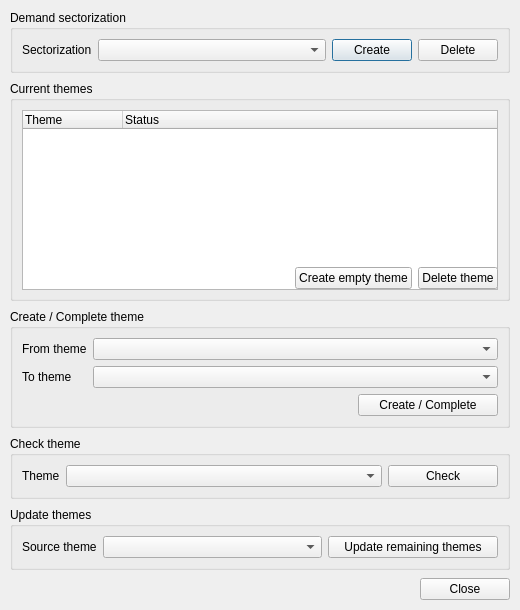
<?xml version="1.0" encoding="UTF-8"?>
<ui version="4.0">
 <class>Dialog</class>
 <widget class="QDialog" name="Dialog">
  <property name="geometry">
   <rect>
    <x>0</x>
    <y>0</y>
    <width>520</width>
    <height>610</height>
   </rect>
  </property>
  <property name="minimumSize">
   <size>
    <width>520</width>
    <height>610</height>
   </size>
  </property>
  <property name="windowTitle">
   <string>QGISRed: Demand Sector Builder</string>
  </property>
  <layout class="QGridLayout" name="rootLayout">
   <property name="leftMargin">
    <number>10</number>
   </property>
   <property name="topMargin">
    <number>10</number>
   </property>
   <property name="rightMargin">
    <number>10</number>
   </property>
   <property name="bottomMargin">
    <number>10</number>
   </property>
   <property name="horizontalSpacing">
    <number>6</number>
   </property>
   <property name="verticalSpacing">
    <number>8</number>
   </property>
   <item row="0" column="0">
    <layout class="QVBoxLayout" name="verticalLayout">
     <property name="spacing">
      <number>8</number>
     </property>
     <item>
      <widget class="QGroupBox" name="gbSectorization">
       <property name="title">
        <string>Demand sectorization</string>
       </property>
       <layout class="QGridLayout" name="sectorizationGrid">
        <property name="horizontalSpacing">
         <number>6</number>
        </property>
        <property name="verticalSpacing">
         <number>6</number>
        </property>
        <item row="0" column="0">
         <widget class="QLabel" name="lblSectorization">
          <property name="text">
           <string>Sectorization</string>
          </property>
          <property name="buddy">
           <cstring>cbSectorization</cstring>
          </property>
         </widget>
        </item>
        <item row="0" column="1">
         <widget class="QComboBox" name="cbSectorization">
          <property name="sizePolicy">
           <sizepolicy hsizetype="Expanding" vsizetype="Fixed">
            <horstretch>1</horstretch>
            <verstretch>0</verstretch>
           </sizepolicy>
          </property>
          <property name="editable">
           <bool>false</bool>
          </property>
         </widget>
        </item>
        <item row="0" column="2">
         <widget class="QPushButton" name="btCreateSectorization">
          <property name="minimumSize">
           <size>
            <width>78</width>
            <height>0</height>
           </size>
          </property>
          <property name="text">
           <string>Create</string>
          </property>
         </widget>
        </item>
        <item row="0" column="3">
         <widget class="QPushButton" name="btDeleteSectorization">
          <property name="minimumSize">
           <size>
            <width>78</width>
            <height>0</height>
           </size>
          </property>
          <property name="text">
           <string>Delete</string>
          </property>
         </widget>
        </item>
       </layout>
      </widget>
     </item>
     <item>
      <widget class="QGroupBox" name="gbCurrentThemes">
       <property name="title">
        <string>Current themes</string>
       </property>
       <layout class="QVBoxLayout" name="currentThemesLayout">
        <property name="spacing">
         <number>6</number>
        </property>
        <item>
         <widget class="QTreeWidget" name="twCurrentThemes">
          <property name="minimumSize">
           <size>
            <width>0</width>
            <height>180</height>
           </size>
          </property>
          <property name="alternatingRowColors">
           <bool>true</bool>
          </property>
          <property name="rootIsDecorated">
           <bool>false</bool>
          </property>
          <property name="uniformRowHeights">
           <bool>true</bool>
          </property>
          <property name="itemsExpandable">
           <bool>false</bool>
          </property>
          <property name="sortingEnabled">
           <bool>false</bool>
          </property>
          <property name="allColumnsShowFocus">
           <bool>true</bool>
          </property>
          <column>
           <property name="text">
            <string>Theme</string>
           </property>
          </column>
          <column>
           <property name="text">
            <string>Status</string>
           </property>
          </column>
         </widget>
        </item>
        <item>
         <layout class="QHBoxLayout" name="themeActionsLayout">
          <item>
           <spacer name="themeActionsSpacer">
            <property name="orientation">
             <enum>Qt::Horizontal</enum>
            </property>
            <property name="sizeHint" stdset="0">
             <size>
              <width>40</width>
              <height>20</height>
             </size>
            </property>
           </spacer>
          </item>
          <item>
           <widget class="QPushButton" name="btCreateTheme">
            <property name="text">
             <string>Create empty theme</string>
            </property>
           </widget>
          </item>
          <item>
           <widget class="QPushButton" name="btDeleteTheme">
            <property name="text">
             <string>Delete theme</string>
            </property>
           </widget>
          </item>
         </layout>
        </item>
       </layout>
      </widget>
     </item>
     <item>
      <widget class="QGroupBox" name="gbCreateComplete">
       <property name="title">
        <string>Create / Complete theme</string>
       </property>
       <layout class="QGridLayout" name="createCompleteGrid">
        <property name="horizontalSpacing">
         <number>6</number>
        </property>
        <property name="verticalSpacing">
         <number>6</number>
        </property>
        <item row="0" column="0">
         <widget class="QLabel" name="lblFromTheme">
          <property name="text">
           <string>From theme</string>
          </property>
          <property name="buddy">
           <cstring>cbFromTheme</cstring>
          </property>
         </widget>
        </item>
        <item row="0" column="1">
         <widget class="QComboBox" name="cbFromTheme">
          <property name="sizePolicy">
           <sizepolicy hsizetype="Expanding" vsizetype="Fixed">
            <horstretch>1</horstretch>
            <verstretch>0</verstretch>
           </sizepolicy>
          </property>
         </widget>
        </item>
        <item row="1" column="0">
         <widget class="QLabel" name="lblToTheme">
          <property name="text">
           <string>To theme</string>
          </property>
          <property name="buddy">
           <cstring>cbToTheme</cstring>
          </property>
         </widget>
        </item>
        <item row="1" column="1">
         <widget class="QComboBox" name="cbToTheme">
          <property name="sizePolicy">
           <sizepolicy hsizetype="Expanding" vsizetype="Fixed">
            <horstretch>1</horstretch>
            <verstretch>0</verstretch>
           </sizepolicy>
          </property>
         </widget>
        </item>
        <item row="2" column="0" colspan="2">
         <layout class="QHBoxLayout" name="createCompleteButtonLayout">
          <item>
           <spacer name="createCompleteSpacer">
            <property name="orientation">
             <enum>Qt::Horizontal</enum>
            </property>
            <property name="sizeHint" stdset="0">
             <size>
              <width>40</width>
              <height>20</height>
             </size>
            </property>
           </spacer>
          </item>
          <item>
           <widget class="QPushButton" name="btCreateComplete">
            <property name="minimumSize">
             <size>
              <width>140</width>
              <height>0</height>
             </size>
            </property>
            <property name="text">
             <string>Create / Complete</string>
            </property>
           </widget>
          </item>
         </layout>
        </item>
       </layout>
      </widget>
     </item>
     <item>
      <widget class="QGroupBox" name="gbCheckTheme">
       <property name="title">
        <string>Check theme</string>
       </property>
       <layout class="QGridLayout" name="checkThemeGrid">
        <property name="horizontalSpacing">
         <number>6</number>
        </property>
        <property name="verticalSpacing">
         <number>6</number>
        </property>
        <item row="0" column="0">
         <widget class="QLabel" name="lblCheckTheme">
          <property name="text">
           <string>Theme</string>
          </property>
          <property name="buddy">
           <cstring>cbCheckTheme</cstring>
          </property>
         </widget>
        </item>
        <item row="0" column="1">
         <widget class="QComboBox" name="cbCheckTheme">
          <property name="sizePolicy">
           <sizepolicy hsizetype="Expanding" vsizetype="Fixed">
            <horstretch>1</horstretch>
            <verstretch>0</verstretch>
           </sizepolicy>
          </property>
         </widget>
        </item>
        <item row="0" column="2">
         <widget class="QPushButton" name="btCheckTheme">
          <property name="minimumSize">
           <size>
            <width>110</width>
            <height>0</height>
           </size>
          </property>
          <property name="text">
           <string>Check</string>
          </property>
         </widget>
        </item>
       </layout>
      </widget>
     </item>
     <item>
      <widget class="QGroupBox" name="gbUpdateThemes">
       <property name="title">
        <string>Update themes</string>
       </property>
       <layout class="QGridLayout" name="updateThemesGrid">
        <property name="horizontalSpacing">
         <number>6</number>
        </property>
        <property name="verticalSpacing">
         <number>6</number>
        </property>
        <item row="0" column="0">
         <widget class="QLabel" name="lblSourceTheme">
          <property name="text">
           <string>Source theme</string>
          </property>
          <property name="buddy">
           <cstring>cbSourceTheme</cstring>
          </property>
         </widget>
        </item>
        <item row="0" column="1">
         <widget class="QComboBox" name="cbSourceTheme">
          <property name="sizePolicy">
           <sizepolicy hsizetype="Expanding" vsizetype="Fixed">
            <horstretch>1</horstretch>
            <verstretch>0</verstretch>
           </sizepolicy>
          </property>
         </widget>
        </item>
        <item row="0" column="2">
         <widget class="QPushButton" name="btUpdateThemes">
          <property name="minimumSize">
           <size>
            <width>170</width>
            <height>0</height>
           </size>
          </property>
          <property name="text">
           <string>Update remaining themes</string>
          </property>
         </widget>
        </item>
       </layout>
      </widget>
     </item>
     <item>
      <spacer name="verticalSpacer">
       <property name="orientation">
        <enum>Qt::Vertical</enum>
       </property>
       <property name="sizeHint" stdset="0">
        <size>
         <width>20</width>
         <height>10</height>
        </size>
       </property>
      </spacer>
     </item>
     <item>
      <layout class="QHBoxLayout" name="footerLayout">
       <item>
        <spacer name="footerSpacer">
         <property name="orientation">
          <enum>Qt::Horizontal</enum>
         </property>
         <property name="sizeHint" stdset="0">
          <size>
           <width>40</width>
           <height>20</height>
          </size>
         </property>
        </spacer>
       </item>
       <item>
        <widget class="QPushButton" name="btClose">
         <property name="minimumSize">
          <size>
           <width>90</width>
           <height>0</height>
          </size>
         </property>
         <property name="text">
          <string>Close</string>
         </property>
        </widget>
       </item>
      </layout>
     </item>
    </layout>
   </item>
  </layout>
 </widget>
 <resources/>
 <connections/>
</ui>
